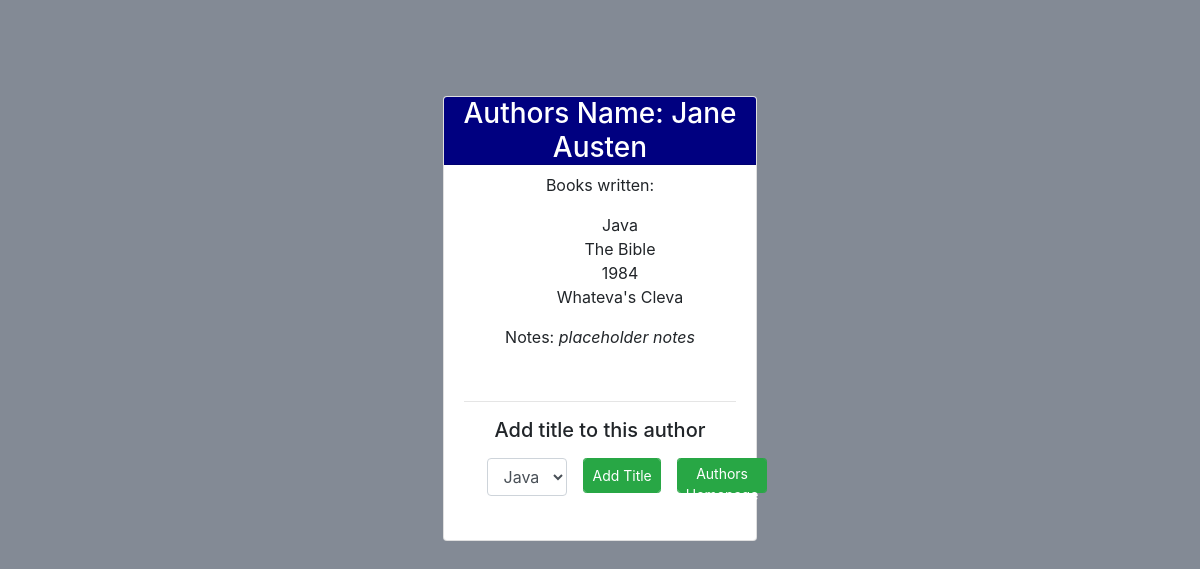
Page /author/1 on the committed database.
### booksAuthorsApp/models.py (models this page shows, shortened)
class Author (models.Model):
    books = models.ManyToManyField(
        Book, related_name="authors")
    fname = models.CharField(max_length=45)
    lname = models.CharField(max_length=45)
    notes = models.TextField("")
    created_at = models.DateTimeField(auto_now_add=True)
    updated_at = models.DateTimeField(auto_now=True)
    objects = AuthorManager()      #this is addition from class AuthorManager

class Book (models.Model):
    title = models.CharField(max_length=45)
    desc = models.TextField()
    created_at = models.DateTimeField(auto_now_add=True)
    updated_at = models.DateTimeField(auto_now=True)
    objects = BookManager()      #this is addition from class BookManager
    def __str__(self):
        return f"book_object{self.title}\n"

### booksAuthorsApp/views.py (the view)
# urls.py: path("author/<int:authorID>", views.showAuthor),
def showAuthor(request, authorID):
    authorToShow= Author.objects.get(id=authorID)
    context = {
        "authorinfo" : authorToShow,
        "allBooks" :Book.objects.all()
    }
    return render(request, "showAuthor.html", context)

### booksAuthorsApp/templates/showAuthor.html (shortened to what this page needs)
<!DOCTYPE html>
<html lang="en">
<head>
    <link rel="stylesheet" href="https://stackpath.bootstrapcdn.com/bootstrap/4.5.2/css/bootstrap.min.css"
>
</head>
<body class="col" style="background-color:rgb(131,138,149)">
    <div class="col-10 d-flex justify-content-around align-items-start mt-5 mx-auto">
        <div class="col-sm-4 p-0 mt-5">
            <div class="col card p-0">
                <h3 class="card-header text-center text-white p-0" style="background-color: navy;">Authors Name:
                    {{authorinfo.fname}} {{authorinfo.lname}}</h3>
                <div class="col card-body p-0 text-center mt-2">
                    <p>Books written:</p>
                    <ul>{% for books in authorinfo.books.all %}
                        <li style="list-style: none;">{{books.title}}</li>
                        {% endfor %}
                    </ul>
                    <p>Notes: <i>{{authorinfo.notes}}</i></p>
                </div>
                <div class="col card-body text-center">
                    <hr>
                    <h5>Add title to this author</h5>
                    <form action="/addBookToAuthor/{{authorinfo.id}}" method="POST" class="form-group">
                        <div class="col d-flex justify-content-around text-center">
                            <select name="bookinfo" class="col-sm-4 m-2 form-control">
                                {% for books in allBooks %}
                                <option value="{{books.id}}">{{books.title}}</option>
                                {% endfor %}
                            </select>
                            <input type="submit" value="Add Title" class="btn btn-sm btn-success m-2 form-control">
                            <a href="/authorsHomepage" class="btn btn-sm btn-success m-2 form-control">Authors
                                Homepage</a>
                        </div>
                    </form>
                </div>
            </div>
        </div>
    </div>
</body>
</html>

### rows in the picture
Author: fname "Jane", lname "Austen", notes "placeholder notes"
Book: title "Java"
Book: title "The Bible"
Book: title "1984"
Book: title "Whateva's Cleva"

### other values in the picture
form field bookinfo "Java"
